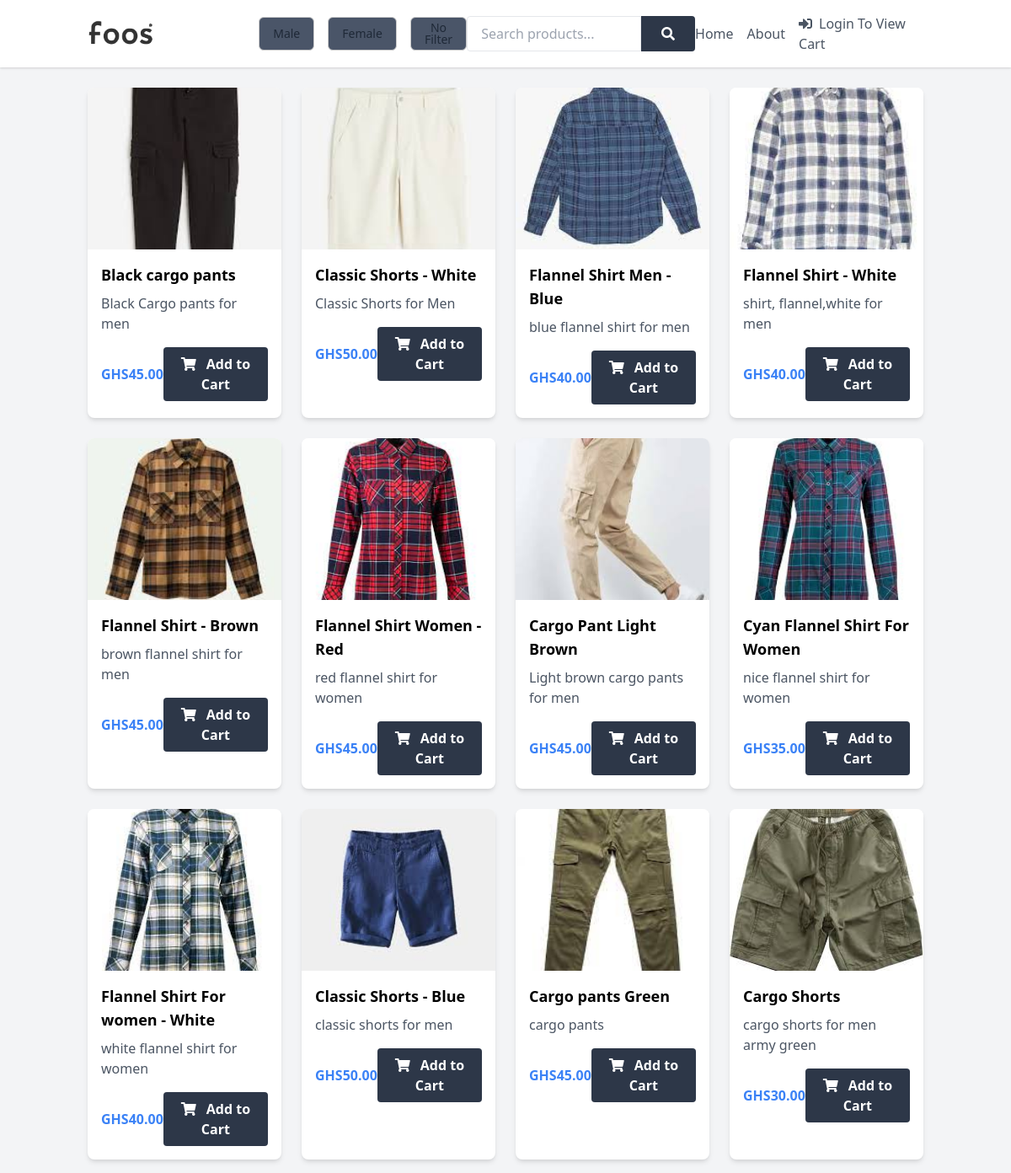
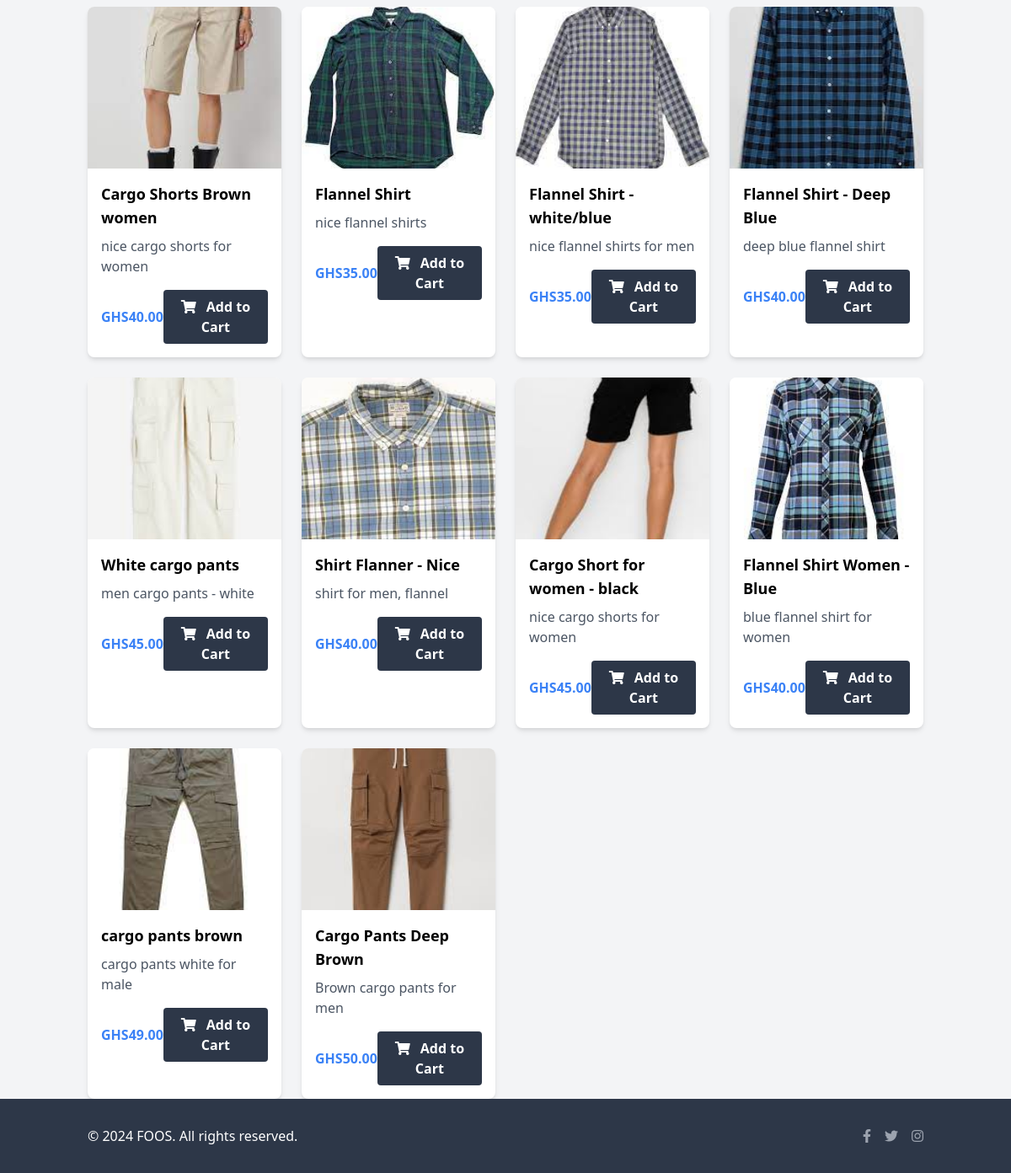
Page /user_view/home.php on the committed database (2 pictures, top to bottom).
### tables this page shows
CREATE TABLE `products` (
  `product_id` int(11) NOT NULL,
  `category` varchar(255) NOT NULL,
  `title` varchar(255) NOT NULL,
  `price` decimal(10,2) NOT NULL,
  `description` text DEFAULT NULL,
  `keywords` text DEFAULT NULL,
  `img` varchar(255) DEFAULT NULL,
  `stock_amount` int(11) DEFAULT NULL
);

### controllers/product_controller.php (called while the page is built, shortened)
<?php
require_once("../classes/product.php");
function getAllProductsController() {
    $newp = new Product();
    return $newp->getAllProducts();
}
?>

### classes/product.php (called while the page is built, shortened)
<?php
require_once("../settings/db_class.php");
class Product
{
    public function getAllProducts() {
        $ndb = new db_connection();
        $sql = "SELECT * FROM `products` ORDER BY RAND()";
        return $ndb->db_fetch_all($sql);
    }
}
?>

### settings/db_class.php (called while the page is built, shortened)
<?php
class db_connection
{
	public $db = null;
	public $results = null;
	function db_connect(){
		$this->db = mysqli_connect("localhost",'jim.edward',"JimmyJazz13","webtech_fall2024_jim_edward");
		if (mysqli_connect_errno()) {
			return false;
		}else{
			return true;
		}
	}
	function db_query($sqlQuery){
		$this->results = mysqli_query($this->db,$sqlQuery);
		if ($this->results == false) {
			return false;
		}else{
			return true;
		}
	}
	function db_fetch_all($sql){
		if(!$this->db_query($sql)){
			return false;
		}
		return mysqli_fetch_all($this->results, MYSQLI_ASSOC);
	}
}
?>

### user_view/home.php (the view, shortened to what this page needs)
<?php
require('../controllers/product_controller.php');
require_once('../functions/header.php');
$products = getAllProductsController();
?>
<!DOCTYPE html>
<html lang="en">
<head>
    <link href="https://cdn.jsdelivr.net/npm/tailwindcss@2.2.16/dist/tailwind.min.css" rel="stylesheet">
    <link rel="stylesheet" href="https://cdnjs.cloudflare.com/ajax/libs/font-awesome/5.15.3/css/all.min.css">
</head>
<body class="bg-gray-100">
    <div class="min-h-screen flex flex-col">
        <?php echo generateHeader(); ?>
        <main class="flex-grow container mx-auto px-4">
            <section class="grid grid-cols-1 sm:grid-cols-2 md:grid-cols-3 lg:grid-cols-4 gap-6 mt-6">
                <?php foreach ($products as $product) { ?>
                    <div class="bg-white shadow-md rounded-lg overflow-hidden">
                        <img src="<?php echo $product['img']; ?>" alt="<?php echo $product['title']; ?>" class="w-full h-48 object-cover">
                        <div class="p-4">
                            <h3 class="text-lg font-bold mb-2"><?php echo $product['title']; ?></h3>
                            <p class="text-gray-600 mb-4"><?php echo $product['description']; ?></p>
                            <form method="POST" action="../actions/add_cart.php" onsubmit="return confirmAddToCart(this);">
                                <div class="flex justify-between items-center">
                                    <span class="text-blue-500 font-bold">GHS<?php echo $product['price']; ?></span>
                                    <button type="submit" name="add_to_cart" class="bg-footer hover:bg-footer text-white font-bold py-2 px-4 rounded">
                                        <i class="fas fa-shopping-cart mr-2"></i> Add to Cart
                                    </button>
                                </div>
                            </form>
                        </div>
                    </div>
                <?php } ?>
            </section>
        </main>
        <footer class="bg-footer text-white py-8 mt-auto">
            <div class="container mx-auto px-4 flex justify-between items-center">
                <p>&copy; 2024 FOOS. All rights reserved.</p>
                <div class="flex space-x-4">
                    <a href="#" class="text-gray-400 hover:text-white"><i class="fab fa-facebook-f"></i></a>
                    <a href="#" class="text-gray-400 hover:text-white"><i class="fab fa-twitter"></i></a>
                    <a href="#" class="text-gray-400 hover:text-white"><i class="fab fa-instagram"></i></a>
                </div>
            </div>
        </footer>
    </div>
</body>
</html>

### functions/header.php (shortened to what this page needs)
<?php
function generateHeader() {
    $adminHeader = '';
    $header = <<<HTML
    {$adminHeader}
    <header class="bg-white shadow">
        <div class="container mx-auto px-4 py-4">
            <div class="flex flex-col md:flex-row justify-between items-center space-y-4 md:space-y-0">
                <div class="w-full md:w-1/4 flex items-center">
                    <a href="../index.php" class="text-2xl font-bold text-gray-800">
                        <img src="../images/foos.png" alt="FOOS Logo" class="h-8">
                    </a>
                </div>
                <div class="flex space-x-4 header-buttons">
                    <button onclick="filterProducts('male')"
                            id="filterMale"
                            class="filter-button bg-gray-200 hover:bg-gray-300 text-gray-800 py-2 px-4 rounded">
                        Male
                    </button>
                    <button onclick="filterProducts('female')"
                            id="filterFemale"
                            class="filter-button bg-gray-200 hover:bg-gray-300 text-gray-800 py-2 px-4 rounded">
                        Female
                    </button>
                    <button onclick="filterProducts('all')"
                            id="filterAll"
                            class="filter-button bg-gray-200 hover:bg-gray-300 text-gray-800 py-2 px-4 rounded">
                        No Filter
                    </button>
                </div>
                <div class="w-full md:w-1/3">
                    <form id="searchForm" class="flex">
                        <input type="text"
                               id="searchInput"
                               name="query"
                               placeholder="Search products..."
                               class="w-full px-4 py-2 border rounded-l focus:outline-none focus:border-gray-500">
                        <button type="submit"
                                class="bg-footer hover:bg-footer text-white px-6 py-2 rounded-r">
                            <i class="fas fa-search"></i>
                        </button>
                    </form>
                </div>
                <div class="w-full md:w-1/3 flex justify-end items-center space-x-4">
                    <nav class="flex space-x-4">
                        <a href="../user_view/home.php" class="text-gray-600 hover:text-gray-800">Home</a>
                        <a href="../user_view/about.php" class="text-gray-600 hover:text-gray-800">About</a>
                    </nav>
    HTML;
    if (isset($_SESSION['user_id']) && isset($_SESSION['admin'])) {
        $header .= <<<HTML
                    <div class="relative">
                        <button class="flex items-center space-x-2 text-gray-600 hover:text-gray-800">
                            <i class="fas fa-user"></i>
                            <span>Account</span>
                        </button>
                        <div class="absolute right-0 mt-2 w-48 bg-white shadow-lg rounded-lg hidden dropdown-menu">
                            <a href="#" id="logoutBtn" class="block px-4 py-2 text-red-500 hover:bg-gray-100">Logout</a>
                        </div>
                    </div>
                    <a href="../user_view/cart.php" class="bg-footer hover:bg-footer text-white font-bold py-2 px-4 rounded">
                        <i class="fas fa-shopping-cart mr-2"></i>View Cart
                    </a>
                    <script>
                        const accountButton = document.querySelector('button.flex');
                        const dropdownMenu = document.querySelector('.dropdown-menu');
                        accountButton.addEventListener('click', function() {
                            dropdownMenu.classList.toggle('hidden');
                        });
                        document.getElementById('logoutBtn').addEventListener('click', function() {
                            window.location.href = '../actions/log_out_action.php';
                        });
                    </script>
        HTML;
    } else {
        $header .= <<<HTML
                    <a href="../view/login.php" class="text-gray-600 hover:text-gray-800">
                        <i class="fas fa-sign-in-alt mr-2"></i>Login To View Cart
                    </a>
        HTML;
    }
    $header .= <<<HTML
                </div>
            </div>
        </div>
    </header>
    HTML;
    return $header;
}
?>

### user_view/home.php (style rules this page uses)
html, body { margin: 0; padding: 0; height: 100%; }
.min-h-screen { min-height: 100vh; }
.bg-footer { background-color: #2d3748; }
.header-buttons button { padding: 12px 16px; font-size: 14px; height: 40px; line-height: 1; margin: 0; display: inline-flex; align-items: center; justify-content: center; border: 1px solid #ccc; border-radius: 6px; background-color: #4a5568; cursor: pointer; }

### rows in the picture
products: img (picture), title "Black cargo pants", description "Black Cargo pants for men", price "45.00"
products: img (picture), title "Classic Shorts - White", description "Classic Shorts for Men", price "50.00"
products: img (picture), title "Flannel Shirt Men - Blue", description "blue flannel shirt for men", price "40.00"
products: img (picture), title "Flannel Shirt - White", description "shirt, flannel,white for men", price "40.00"
products: img (picture), title "Flannel Shirt - Brown", description "brown flannel shirt for men", price "45.00"
products: img (picture), title "Flannel Shirt Women - Red", description "red flannel shirt for women", price "45.00"
products: img (picture), title "Cargo Pant Light Brown", description "Light brown cargo pants for men", price "45.00"
products: img (picture), title "Cyan Flannel Shirt For Women", description "nice flannel shirt for women", price "35.00"
products: img (picture), title "Flannel Shirt For women - White", description "white flannel shirt for women", price "40.00"
products: img (picture), title "Classic Shorts - Blue", description "classic shorts for men", price "50.00"
products: img (picture), title "Cargo pants Green", description "cargo pants", price "45.00"
products: img (picture), title "Cargo Shorts", description "cargo shorts for men army green", price "30.00"
products: img (picture), title "Cargo Shorts Brown women", description "nice cargo shorts for women", price "40.00"
products: img (picture), title "Flannel Shirt", description "nice flannel shirts", price "35.00"
products: img (picture), title "Flannel Shirt - white/blue", description "nice flannel shirts for men", price "35.00"
products: img (picture), title "Flannel Shirt - Deep Blue", description "deep blue flannel shirt", price "40.00"
products: img (picture), title "White cargo pants", description "men cargo pants - white", price "45.00"
products: img (picture), title "Shirt Flanner - Nice", description "shirt for men, flannel", price "40.00"
products: img (picture), title "Cargo Short for women - black", description "nice cargo shorts for women", price "45.00"
products: img (picture), title "Flannel Shirt Women - Blue", description "blue flannel shirt for women", price "40.00"
products: img (picture), title "cargo pants brown", description "cargo pants white for male", price "49.00"
products: img (picture), title "Cargo Pants Deep Brown", description "Brown cargo pants for men", price "50.00"
